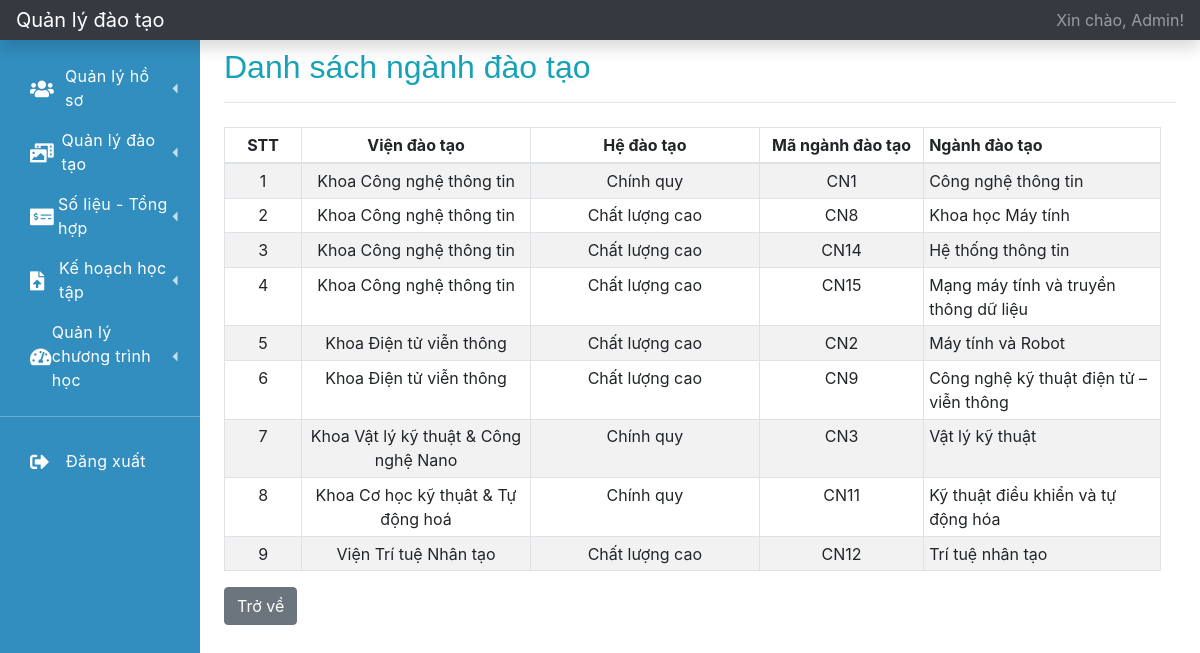
The page /index.php?r=ds-nganh-dao-tao (signed in) on the database its author committed.
### tables this page shows
CREATE TABLE `user` (
  `id` int(11) NOT NULL,
  `username` varchar(64) NOT NULL,
  `password` varchar(128) NOT NULL,
  `user_type` varchar(32) NOT NULL,
  `user_code` varchar(32) DEFAULT NULL,
  `fullname` varchar(128) NOT NULL,
  `dob` date NOT NULL,
  `phone_number` varchar(15) DEFAULT NULL,
  `email` varchar(64) DEFAULT NULL,
  `address` varchar(512) DEFAULT NULL,
  `status` varchar(32) NOT NULL DEFAULT 'active'
);

CREATE TABLE `training_majors` (
  `id` int(11) NOT NULL,
  `training_institute_code` varchar(32) NOT NULL,
  `training_system_code` varchar(32) NOT NULL,
  `training_majors_code` varchar(32) NOT NULL,
  `training_majors_name` varchar(128) NOT NULL
);

CREATE TABLE `training_institute` (
  `id` int(11) NOT NULL,
  `training_institute_code` varchar(32) NOT NULL,
  `training_institute_name` varchar(128) NOT NULL
);

CREATE TABLE `training_system` (
  `id` int(11) NOT NULL,
  `training_system_code` varchar(32) NOT NULL,
  `training_system_name` varchar(128) NOT NULL
);

### function.php (called while the page is built, shortened)
<?php
    function getInfoLoginFromSession()
    {
        $key = 'user_login';
        if (isset($_SESSION[$key])) {
            $data = $_SESSION[$key];
            return $data;
        }
        return array();
    }
    function getFullnameUserLogin()
    {
        $info_user = getInfoLoginFromSession();
        if (empty($info_user) == false) {
            $fullname = $info_user['fullname'];
            return $fullname;
        }
        return '';
    }
?>

### database.php (called while the page is built, shortened)
<?php
    function getOne($instance_db, $sql)
    {
        $stmt = $instance_db->prepare($sql);
        $stmt->setFetchMode(PDO::FETCH_ASSOC);
        $stmt->execute();
        return $stmt->fetch();
    }
    function getAll($instance_db, $sql)
    {
        $stmt = $instance_db->prepare($sql);
        $stmt->setFetchMode(PDO::FETCH_ASSOC);
        $stmt->execute();
        $data = array();
        while ($row = $stmt->fetch()) {
            $data[] = $row;
        }
        return $data;
    }
    function getInfoLogin($instance_db, $username, $password)
    {
        $sql = "SELECT * FROM USER WHERE USERNAME = '{$username}' AND PASSWORD = '{$password}'";
        return getOne($instance_db, $sql);
    }
?>

### ds-nganh-dao-tao.php (the view)
<?php
    $sql = "SELECT * FROM TRAINING_MAJORS AS TM INNER JOIN TRAINING_INSTITUTE AS TI ON TM.TRAINING_INSTITUTE_CODE = TI.TRAINING_INSTITUTE_CODE " .
            "INNER JOIN TRAINING_SYSTEM AS TS ON TM.TRAINING_SYSTEM_CODE = TS.TRAINING_SYSTEM_CODE";
    $training_majors = getAll($connect, $sql);
?>
<h2 class=" mt-2 text-info">Danh sách ngành đào tạo</h2>
<hr>
<div class="container-fluid">
    <div class="row">
        <div class="col-sm-12 pl-0">
            <div class="table-responsive mt-2">
                <table class="table table-striped table-sm table-bordered table-hover">
                    <thead>
                    <tr>
                        <th class="text-center" style="width: 1%;">STT</th>
                        <th class="text-center" style="width: 5%;">Viện đào tạo</th>
                        <th class="text-center" style="width: 5%;">Hệ đào tạo</th>
                        <th class="text-center" style="width: 3%;">Mã ngành đào tạo</th>
                        <th style="width: 5%;">Ngành đào tạo</th>
                    </tr>
                    </thead>
                    <tbody>
                    <?php
                    $stt = 1;
                    foreach ($training_majors as $item) {
                        ?>
                        <tr>
                            <td class="text-center"><?= $stt?></td>
                            <td class="text-center"><?= $item['training_institute_name']?></td>
                            <td class="text-center"><?= $item['training_system_name']?></td>
                            <td class="text-center"><?= $item['training_majors_code']?></td>
                            <td><?= $item['training_majors_name']?></td>
                        </tr>
                    <?php
                    $stt++;
                    }
                    ?>
                    </tbody>
                </table>
            </div>
        </div>
    </div>
</div>
<a href="?r=trang-chu" class="btn btn-secondary">Trở về</a>

### layouts/topbar.php
<nav class="navbar navbar-dark sticky-top bg-dark flex-md-nowrap p-0 shadow">
    <a class="navbar-brand col-md-3 col-lg-2 mr-0 px-3" href="?r=trang-chu">Quản lý đào tạo</a>
    <ul class="navbar-nav px-3">
        <li class="nav-item text-nowrap">
            <a class="nav-link" href="?r=ho-so-ca-nhan">Xin chào, <?= getFullnameUserLogin()?>!</a>
        </li>
    </ul>
</nav>

### css/navbar.css (style rules this page uses)
:root { --font-family-sans-serif: "Open Sans", -apple-system, BlinkMacSystemFont, "Segoe UI", Roboto, "Helvetica Neue", Arial, sans-serif, "Apple Color Emoji", "Segoe UI Emoji", "Segoe UI Symbol", "Noto Color Emoji"; }
*, *::before, *::after { -webkit-box-sizing: border-box; box-sizing: border-box; }
html { font-family: sans-serif; line-height: 1.15; -webkit-text-size-adjust: 100%; -webkit-tap-highlight-color: rgba(0, 0, 0, 0); }
nav { display: block; }
h1, h2, h3, h4, h5, h6 { margin-top: 0; margin-bottom: 0.5rem; }
a { color: #3f84fc; text-decoration: none; background-color: transparent; }
h1, h2, h3, h4, h5, h6, .h1, .h2, .h3, .h4, .h5, .h6 { font-family: "Nunito", sans-serif; margin-bottom: 0.5rem; font-weight: 500; line-height: 1.2; }

### rows shown on the page
user: fullname "Admin"
training_majors: training_institute.training_institute_name "Khoa Công nghệ thông tin", training_system.training_system_name "Chính quy", training_majors_code "CN1", training_majors_name "Công nghệ thông tin"
training_majors: training_institute.training_institute_name "Khoa Công nghệ thông tin", training_system.training_system_name "Chất lượng cao", training_majors_code "CN8", training_majors_name "Khoa học Máy tính"
training_majors: training_institute.training_institute_name "Khoa Công nghệ thông tin", training_system.training_system_name "Chất lượng cao", training_majors_code "CN14", training_majors_name "Hệ thống thông tin"
training_majors: training_institute.training_institute_name "Khoa Công nghệ thông tin", training_system.training_system_name "Chất lượng cao", training_majors_code "CN15", training_majors_name "Mạng máy tính và truyền thông dữ liệu"
training_majors: training_institute.training_institute_name "Khoa Điện tử viễn thông", training_system.training_system_name "Chất lượng cao", training_majors_code "CN2", training_majors_name "Máy tính và Robot"
training_majors: training_institute.training_institute_name "Khoa Điện tử viễn thông", training_system.training_system_name "Chất lượng cao", training_majors_code "CN9", training_majors_name "Công nghệ kỹ thuật điện tử – viễn thông"
training_majors: training_institute.training_institute_name "Khoa Vật lý kỹ thuật & Công nghệ Nano", training_system.training_system_name "Chính quy", training_majors_code "CN3", training_majors_name "Vật lý kỹ thuật"
training_majors: training_institute.training_institute_name "Khoa Cơ học kỹ thụât & Tự động hoá", training_system.training_system_name "Chính quy", training_majors_code "CN11", training_majors_name "Kỹ thuật điều khiển và tự động hóa"
training_majors: training_institute.training_institute_name "Viện Trí tuệ Nhân tạo", training_system.training_system_name "Chất lượng cao", training_majors_code "CN12", training_majors_name "Trí tuệ nhân tạo"
